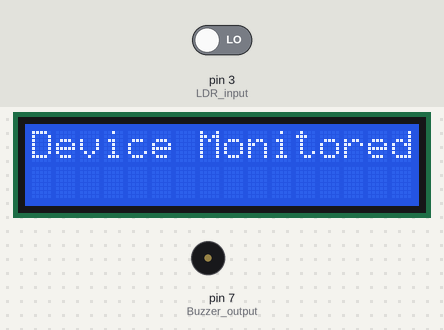
The sketch below on a simulated Arduino Uno, built with avr-gcc and run on an emulated ATmega328P. On the bench: 16×2 character LCD, buzzer (waves = sounding, pin HIGH). The test bench sets the inputs (shaded band); at power-on: pin 3 (LDR_input) LOW.

Above: at 2.2 s.
2.3 s: pin 3 (LDR_input) driven HIGH
At 3.4 s:
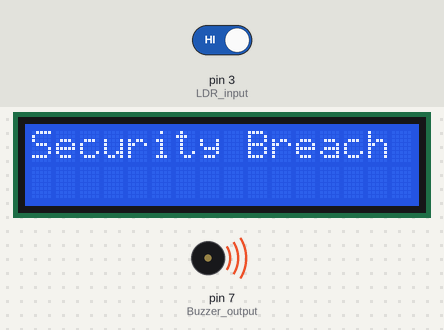
3.9 s: pin 3 (LDR_input) driven LOW
At 5.0 s:
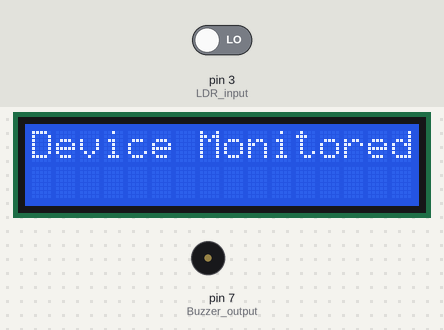
Timing chart, 0 to 6.9 s (numbered marks = the images above; inputs shaded):
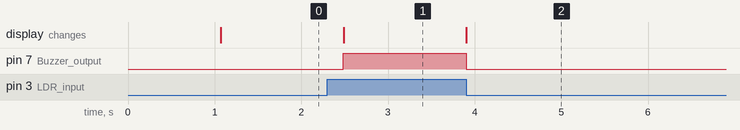

The sketch:

Arduino_Code.ino
```cpp
#include <LiquidCrystal.h>

LiquidCrystal lcd(13,12,11,10,9,8); // RS,E,D4,D5,D6,D7

void setup()
{
  lcd.begin(16,2);
  pinMode(3,INPUT);   // LDR input
  pinMode(7,OUTPUT);  // Buzzer output
  Serial.begin(9600);

  lcd.setCursor(0,0);
  lcd.print(" Laser Security ");
  lcd.setCursor(0,1);
  lcd.print("  Alarm System  ");
  delay(1000);
  lcd.clear();
}

void loop()
{
 int IR1 = digitalRead(3);

 if (IR1 == 1)
 {
  digitalWrite(7,HIGH);
  lcd.setCursor(0,0);
  lcd.print("Security Breach ");
 }
 else
 {
  digitalWrite(7,LOW);
  lcd.setCursor(0,0);
  lcd.print("Device Monitored");
 }
 delay(200);
}
```

Measured:
- after the input at 2.3 s, pin 7 (Buzzer_output): LOW → HIGH after 0.18 s; the display: changes after 0.19 s (image 1)
- after the input at 3.9 s, pin 7 (Buzzer_output): HIGH → LOW at once; the display: changes at once (image 2)
